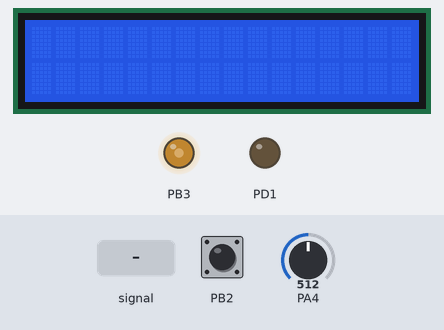
This program was run on a simulated ATmega16, CodeVisionAVR source translated, built with avr-gcc and emulated at 1 MHz. On the bench: 16×2 character LCD, output pins drawn as LEDs (lit = HIGH). Wiring (inferred from the signals the program sends): character LCD (HD44780): RS PD0; E PD2; data PD4, PD5, PD6, PD7. Inputs (shaded band) come from the test bench; at power-on: PA4 = 512, PB2 HIGH. Pins used as bus, display or sensor lines are not drawn.

Above: at 1.2 s.
1.3 s: PA4 fed a 200 Hz sine of ±255 counts around its level
At 3.0 s:
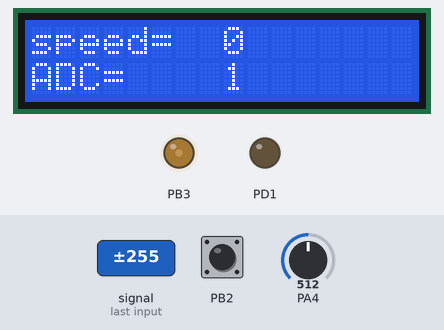
4.3 s: PA4 set to 900
At 5.4 s:
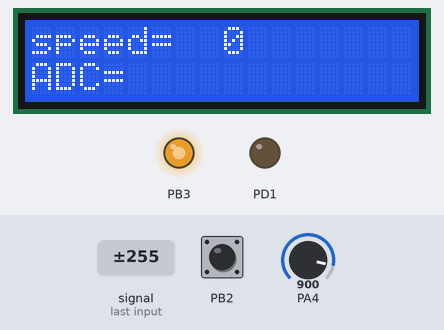
6.5 s: PA4 set to 0
At 7.7 s:
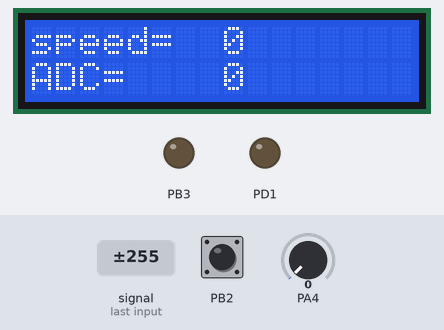
8.1 s: PA4 set to 716
At 8.9 s:
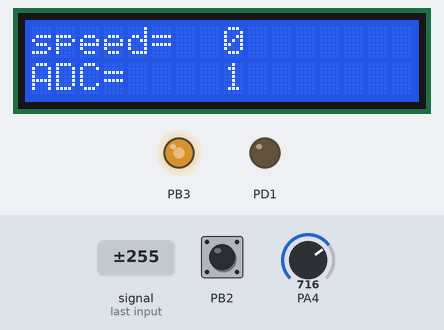
9.8 s: PA4 fed a 1000 Hz sine of ±255 counts around its level
At 11.3 s:
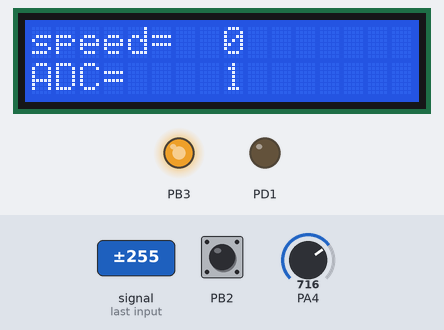
12.8 s: PB2 pulled LOW for 0.15 s
Timing chart, 0 to 16.9 s (numbered marks = the images above; inputs shaded):
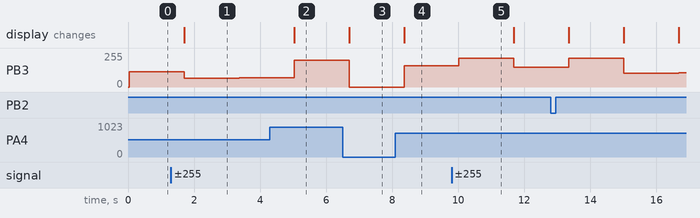

Measured:
- after the input at 1.3 s, PB3: 115/255 → 64/255 after 0.40 s, → 68/255 1.7 s later
- after the input at 4.3 s, PB3: 68/255 → 202/255 after 0.73 s; the display: changes after 0.73 s (image 2)
- after the input at 6.5 s, PB3: 202/255 → 0/255 after 0.20 s; the display: changes after 0.20 s (image 3)
- after the input at 8.1 s, PB3: 0/255 → 161/255 after 0.26 s; the display: changes after 0.26 s (image 4)
- after the input at 9.8 s, PB3: 161/255 → 217/255 after 0.22 s, → 149/255 1.7 s later

The program:

project2.c
```c
// (licence header left out)
#include <mega16.h>
#include <stdlib.h>

#include <delay.h>

// Alphanumeric LCD functions
#include <alcd.h>
  unsigned char a=0;
  unsigned int x=0;
  unsigned int t=0;
  unsigned int y=0;
  unsigned char *b;
  unsigned char *c;
 float  pre_error;
  float kp=0.9;
//  float ki=0;
//  float kd=10000000000;
  float error;
  float Pout;
//  float integral;
//  float Dout;
//  float Iout;
//  float derivative;
  float output;


float PID(float setpoint,float pv)
{error=setpoint-pv;
Pout=kp*error;
//integral+=error*dt;
//Iout=ki*integral;
//derivative=(error-pre_error)/dt;
//Dout=kd*derivative;
output=Pout;
pre_error=error;
return output;
}
interrupt [EXT_INT2] void ext_int2_isr(void)
{
x++;
}
// Timer2 output compare interrupt service routine
interrupt [TIM2_COMP] void timer2_comp_isr(void)
{t++;
if(t==1000)
{y=x/20;
t=0;
x=0;
}}

// Voltage Reference: AREF pin
#define ADC_VREF_TYPE ((0<<REFS1) | (0<<REFS0) | (1<<ADLAR))

// ADC interrupt service routine
interrupt [ADC_INT] void adc_isr(void)
{

// Read the 8 most significant bits
// of the AD conversion result
a=ADCH;
// Place your code here

}

void main(void)
{
// Declare your local variables here

// Input/Output Ports initialization
// Port A initialization
// Function: Bit7=In Bit6=In Bit5=In Bit4=In Bit3=In Bit2=In Bit1=In Bit0=In
DDRA=(0<<DDA7) | (0<<DDA6) | (0<<DDA5) | (0<<DDA4) | (0<<DDA3) | (0<<DDA2) | (0<<DDA1) | (0<<DDA0);
// State: Bit7=T Bit6=T Bit5=T Bit4=T Bit3=T Bit2=T Bit1=T Bit0=T
PORTA=(0<<PORTA7) | (0<<PORTA6) | (0<<PORTA5) | (0<<PORTA4) | (0<<PORTA3) | (0<<PORTA2) | (0<<PORTA1) | (0<<PORTA0);

// Port B initialization
// Function: Bit7=In Bit6=In Bit5=In Bit4=In Bit3=Out Bit2=In Bit1=In Bit0=In
DDRB=(0<<DDB7) | (0<<DDB6) | (0<<DDB5) | (0<<DDB4) | (1<<DDB3) | (0<<DDB2) | (0<<DDB1) | (0<<DDB0);
// State: Bit7=T Bit6=T Bit5=T Bit4=T Bit3=1 Bit2=P Bit1=T Bit0=T
PORTB=(0<<PORTB7) | (0<<PORTB6) | (0<<PORTB5) | (0<<PORTB4) | (1<<PORTB3) | (1<<PORTB2) | (0<<PORTB1) | (0<<PORTB0);

// Port C initialization
// Function: Bit7=In Bit6=In Bit5=In Bit4=In Bit3=In Bit2=In Bit1=In Bit0=In
DDRC=(0<<DDC7) | (0<<DDC6) | (0<<DDC5) | (0<<DDC4) | (0<<DDC3) | (0<<DDC2) | (0<<DDC1) | (0<<DDC0);
// State: Bit7=T Bit6=T Bit5=T Bit4=T Bit3=T Bit2=T Bit1=T Bit0=T
PORTC=(0<<PORTC7) | (0<<PORTC6) | (0<<PORTC5) | (0<<PORTC4) | (0<<PORTC3) | (0<<PORTC2) | (0<<PORTC1) | (0<<PORTC0);

// Port D initialization
// Function: Bit7=In Bit6=In Bit5=In Bit4=In Bit3=In Bit2=In Bit1=In Bit0=In
DDRD=(0<<DDD7) | (0<<DDD6) | (0<<DDD5) | (0<<DDD4) | (0<<DDD3) | (0<<DDD2) | (0<<DDD1) | (0<<DDD0);
// State: Bit7=T Bit6=T Bit5=T Bit4=T Bit3=T Bit2=T Bit1=T Bit0=T
PORTD=(0<<PORTD7) | (0<<PORTD6) | (0<<PORTD5) | (0<<PORTD4) | (0<<PORTD3) | (0<<PORTD2) | (0<<PORTD1) | (0<<PORTD0);

// Timer/Counter 0 initialization
// Clock source: System Clock
// Clock value: 125.000 kHz
// Mode: Fast PWM top=0xFF
TCCR0=(1<<WGM00) | (1<<COM01) | (0<<COM00) | (1<<WGM01) | (0<<CS02) | (1<<CS01) | (0<<CS00);
TCNT0=0x00;


// Timer/Counter 1 initialization
// Clock source: System Clock
// Clock value: Timer1 Stopped
// Mode: Normal top=0xFFFF
// OC1A output: Disconnected
// OC1B output: Disconnected
// Noise Canceler: Off
// Input Capture on Falling Edge
// Timer1 Overflow Interrupt: Off
// Input Capture Interrupt: Off
// Compare A Match Interrupt: Off
// Compare B Match Interrupt: Off
TCCR1A=(0<<COM1A1) | (0<<COM1A0) | (0<<COM1B1) | (0<<COM1B0) | (0<<WGM11) | (0<<WGM10);
TCCR1B=(0<<ICNC1) | (0<<ICES1) | (0<<WGM13) | (0<<WGM12) | (0<<CS12) | (0<<CS11) | (0<<CS10);
TCNT1H=0x00;
TCNT1L=0x00;
ICR1H=0x00;
ICR1L=0x00;
OCR1AH=0x00;
OCR1AL=0x00;
OCR1BH=0x00;
OCR1BL=0x00;

// Timer/Counter 2 initialization
// Clock source: System Clock
// Mode: CTC top=OCR2A

ASSR=0<<AS2;
TCCR2=0b00001010;
TCNT2=0x00;
OCR2=124;

// Timer(s)/Counter(s) Interrupt(s) initialization
TIMSK=(1<<OCIE2) | (0<<TOIE2) | (0<<TICIE1) | (0<<OCIE1A) | (0<<OCIE1B) | (0<<TOIE1) | (0<<OCIE0) | (0<<TOIE0);

// External Interrupt(s) initialization
// INT0: Off
// INT1: Off
// INT2: On
// INT2 Mode: Rising Edge
GICR|=(0<<INT1) | (0<<INT0) | (1<<INT2);
MCUCR=(0<<ISC11) | (0<<ISC10) | (0<<ISC01) | (0<<ISC00);
MCUCSR=(1<<ISC2);
GIFR=(0<<INTF1) | (0<<INTF0) | (1<<INTF2);

// USART initialization
// USART disabled
UCSRB=(0<<RXCIE) | (0<<TXCIE) | (0<<UDRIE) | (0<<RXEN) | (0<<TXEN) | (0<<UCSZ2) | (0<<RXB8) | (0<<TXB8);

// Analog Comparator initialization
// Analog Comparator: Off
// The Analog Comparator's positive input is
// connected to the AIN0 pin
// The Analog Comparator's negative input is
// connected to the AIN1 pin
ACSR=(1<<ACD) | (0<<ACBG) | (0<<ACO) | (0<<ACI) | (0<<ACIE) | (0<<ACIC) | (0<<ACIS1) | (0<<ACIS0);

// ADC initialization
// ADC Clock frequency: 125.000 kHz
// ADC Voltage Reference: AREF pin
// ADC Auto Trigger Source: Free Running
// Only the 8 most significant bits of
// the AD conversion result are used
ADMUX=0b00100100;
ADCSRA=(1<<ADEN) | (0<<ADSC) | (1<<ADATE) | (0<<ADIF) | (1<<ADIE) | (0<<ADPS2) | (1<<ADPS1) | (1<<ADPS0);
SFIOR=(0<<ADTS2) | (0<<ADTS1) | (0<<ADTS0);

// SPI initialization
// SPI disabled
SPCR=(0<<SPIE) | (0<<SPE) | (0<<DORD) | (0<<MSTR) | (0<<CPOL) | (0<<CPHA) | (0<<SPR1) | (0<<SPR0);

// TWI initialization
// TWI disabled
TWCR=(0<<TWEA) | (0<<TWSTA) | (0<<TWSTO) | (0<<TWEN) | (0<<TWIE);

// Alphanumeric LCD initialization
// Connections are specified in the
// Project|Configure|C Compiler|Libraries|Alphanumeric LCD menu:
// RS - PORTD Bit 0
// RD - PORTD Bit 1
// EN - PORTD Bit 2
// D4 - PORTD Bit 4
// D5 - PORTD Bit 5
// D6 - PORTD Bit 6
// D7 - PORTD Bit 7
// Characters/line: 16
lcd_init(16);
#asm("sei")
ADCSRA.6=1;
while (1)
      {OCR0= PID(a,y);
      delay_ms(1000);
      lcd_clear();
      lcd_puts("speed=");
      lcd_gotoxy(8,0);

      itoa(y,b);
      lcd_puts(b);
      lcd_gotoxy(0,1);
      lcd_puts("ADC=");
      lcd_gotoxy(8,1);
       itoa(a,c);
       lcd_puts(c);
      delay_ms(10);


      } }
```
